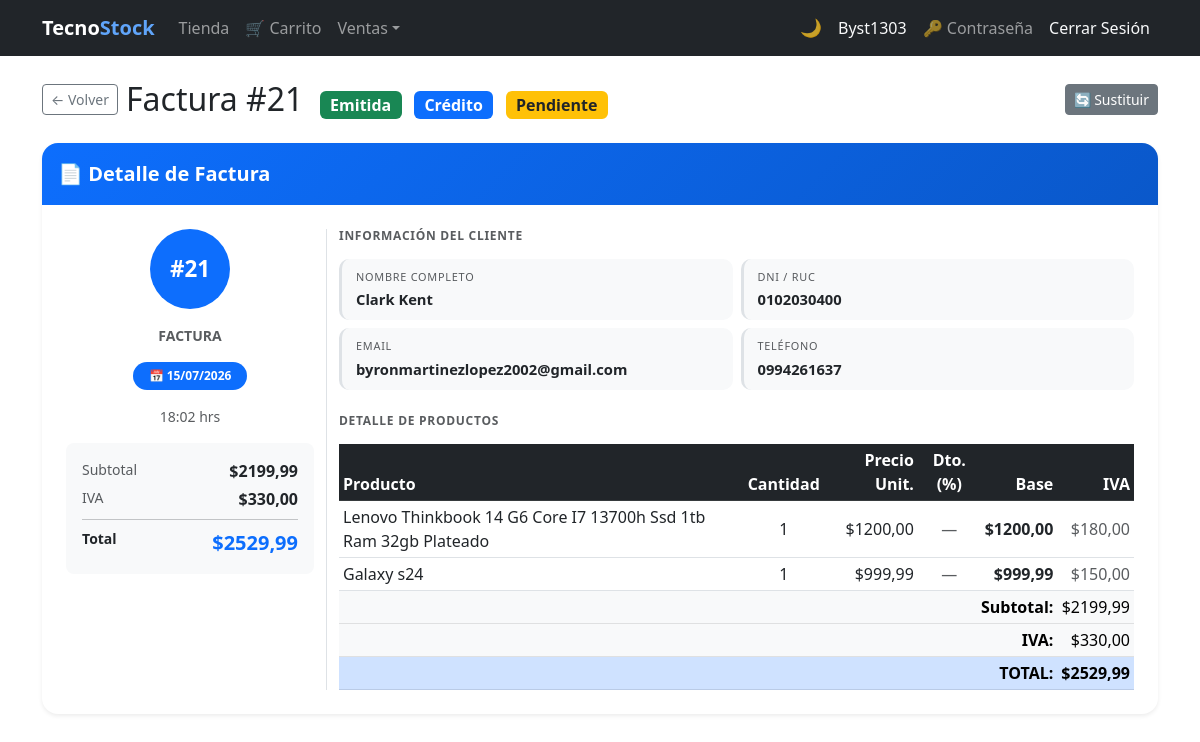
The page /invoices/21/ (signed in) on the database its author committed.
### billing/models.py (models this page shows, shortened)
class Invoice(models.Model):
    BORRADOR = 0
    EMITIDA  = 1
    ANULADA  = 2
    ESTADO_CHOICES = [
        (BORRADOR, 'Borrador'),
        (EMITIDA,  'Emitida'),
        (ANULADA,  'Anulada'),
    ]
    PENDIENTE = 'PENDIENTE'
    PAGADA    = 'PAGADA'
    ESTADO_COBRO_CHOICES = [
        (PENDIENTE, 'Pendiente'),
        (PAGADA,    'Pagada'),
    ]
    CONTADO = 'contado'
    CREDITO = 'credito'
    TIPO_PAGO_CHOICES = [
        (CONTADO, 'Contado'),
        (CREDITO, 'Crédito'),
    ]
    customer     = models.ForeignKey(Customer, on_delete=models.PROTECT, related_name='invoices')
    invoice_date = models.DateTimeField(auto_now_add=True)
    subtotal     = models.DecimalField(max_digits=12, decimal_places=2, default=0)
    tax          = models.DecimalField(max_digits=12, decimal_places=2, default=0)
    total        = models.DecimalField(max_digits=12, decimal_places=2, default=0)
    estado       = models.PositiveSmallIntegerField(
                       choices=ESTADO_CHOICES, default=BORRADOR, verbose_name='Estado')
    is_active    = models.BooleanField(default=True)
    PAYMENT_CHOICES = [('card', 'Tarjeta'), ('paypal', 'PayPal')]
    payment_method  = models.CharField(
                          max_length=10, choices=PAYMENT_CHOICES, null=True, blank=True,
                          verbose_name='Método de pago')
    paypal_order_id = models.CharField(max_length=64, null=True, blank=True)
    saldo        = models.DecimalField(
                       max_digits=12, decimal_places=2, default=0,
                       verbose_name='Saldo pendiente de cobro')
    estado_cobro = models.CharField(
                       max_length=10, choices=ESTADO_COBRO_CHOICES,
                       default=PENDIENTE, verbose_name='Estado de cobro')
    tipo_pago    = models.CharField(
                       max_length=10, choices=TIPO_PAGO_CHOICES,
                       default=CREDITO, verbose_name='Tipo de pago')
    class Meta:
        ordering = ['-invoice_date']
        permissions = [
            ('export_pdf', 'Can export PDF'),
            ('export_excel', 'Can export Excel'),
        ]
    @property
    def can_confirm(self):     return self.estado == self.BORRADOR
    @property
    def can_edit(self):        return self.estado == self.BORRADOR
    @property
    def can_delete(self):      return self.estado == self.BORRADOR
    @property
    def can_cancel(self):      return self.estado == self.EMITIDA
    @property
    def can_substitute(self):  return self.estado == self.EMITIDA
    @property
    def can_credit_note(self): return self.estado == self.EMITIDA
    @property
    def estado_badge_class(self):
        return {
            self.BORRADOR: 'bg-secondary',
            self.EMITIDA:  'bg-success',
            self.ANULADA:  'bg-danger',
        }.get(self.estado, 'bg-secondary')
    @property
    def estado_cobro_badge_class(self):
        return 'bg-success' if self.estado_cobro == self.PAGADA else 'bg-warning text-dark'
    @property
    def pendiente_de_pago(self):
        return self.estado == self.EMITIDA and self.saldo > 0
    @property
    def tipo_pago_badge_class(self):
        return 'bg-info text-dark' if self.tipo_pago == self.CONTADO else 'bg-primary'

class Customer(models.Model):
    user       = models.OneToOneField(
                     settings.AUTH_USER_MODEL, null=True, blank=True,
                     on_delete=models.SET_NULL, related_name='customer_account',
                     verbose_name='Cuenta de usuario')
    dni        = models.CharField(max_length=13, unique=True, verbose_name='DNI/RUC', validators=[validate_cedula_ec])
    first_name = models.CharField(max_length=100, validators=[validate_only_letters])
    last_name  = models.CharField(max_length=100, validators=[validate_only_letters])
    email      = models.EmailField(blank=True, null=True)
    phone      = models.CharField(max_length=20, blank=True, null=True, validators=[validate_phone_ec])
    address    = models.TextField(blank=True, null=True)
    photo      = models.ImageField(upload_to='customer/', blank=True, null=True, verbose_name='Foto')
    is_active  = models.BooleanField(default=True)
    created_at = models.DateTimeField(auto_now_add=True)
    updated_at = models.DateTimeField(auto_now=True)
    class Meta:
        ordering = ['last_name', 'first_name']
        permissions = [
            ('export_customer_pdf', 'Can export Customer PDF'),
            ('export_customer_excel', 'Can export Customer Excel'),
        ]
    @property
    def full_name(self): return f'{self.first_name} {self.last_name}'

class InvoiceDetail(models.Model):
    invoice      = models.ForeignKey(Invoice, on_delete=models.CASCADE, related_name='details')
    product      = models.ForeignKey(Product, on_delete=models.PROTECT, related_name='invoice_details')
    quantity     = models.IntegerField(default=1, validators=[MinValueValidator(1)])
    unit_price   = models.DecimalField(max_digits=12, decimal_places=2)
    discount_pct = models.DecimalField(
        max_digits=5, decimal_places=2, default=0,
        verbose_name='Descuento (%)',
        validators=[MinValueValidator(Decimal('0')), MaxValueValidator(Decimal('100'))],
    )
    subtotal     = models.DecimalField(max_digits=12, decimal_places=2, default=0)
    tax_amount   = models.DecimalField(max_digits=12, decimal_places=2, default=0, verbose_name='IVA')

class Product(models.Model):
    name = models.CharField(max_length=200, verbose_name='Product Name')
    description = models.TextField(blank=True, null=True)
    brand = models.ForeignKey(Brand, on_delete=models.PROTECT, related_name='products')
    group = models.ForeignKey(ProductGroup, on_delete=models.PROTECT, related_name='products')
    suppliers = models.ManyToManyField(Supplier, related_name='products', blank=True)
    photo      = models.ImageField(upload_to='products/', blank=True, null=True, verbose_name='Foto')
    unit_price = models.DecimalField(max_digits=12, decimal_places=2)
    tax_rate   = models.DecimalField(
                     max_digits=5, decimal_places=4, default=Decimal('0.15'),
                     verbose_name='Tasa IVA',
                     validators=[MinValueValidator(Decimal('0')), MaxValueValidator(Decimal('1'))],
                 )
    stock = models.IntegerField(default=0)
    is_active = models.BooleanField(default=True)
    created_at = models.DateTimeField(auto_now_add=True)
    updated_at = models.DateTimeField(auto_now=True)
    class Meta:
        verbose_name = 'Product'
        verbose_name_plural = 'Products'
        ordering = ['name']
        permissions = [
            ('export_product_pdf', 'Can export Product PDF'),
            ('export_product_excel', 'Can export Product Excel'),
        ]

### billing/views.py (the view)
# urls.py: path('invoices/<int:pk>/', views.invoice_detail, name='invoice_detail'),
@login_required
def invoice_detail(request, pk):
    invoice = get_object_or_404(
        Invoice.objects.select_related('customer')
                       .prefetch_related('details__product', 'credit_notes'),
        pk=pk
    )
    return render(request, 'billing/invoice_detail.html', {'invoice': invoice})

### billing/templates/billing/invoice_detail.html (shortened to what this page needs)
{% extends 'billing/base.html' %}
{% load security_tags %}
{% block content %}
<div class="d-flex flex-wrap align-items-center gap-2 mb-4">
  <a href="{% url 'billing:invoice_list' %}" class="btn btn-outline-secondary btn-sm">&#8592; Volver</a>
  <h2 class="mb-0 me-auto">
    Factura #{{ invoice.id }}
    <span class="badge {{ invoice.estado_badge_class }} fs-6 ms-2">{{ invoice.get_estado_display }}</span>
    {% if invoice.estado == invoice.EMITIDA %}
    <span class="badge {{ invoice.tipo_pago_badge_class }} fs-6 ms-1">{{ invoice.get_tipo_pago_display }}</span>
    <span class="badge {{ invoice.estado_cobro_badge_class }} fs-6 ms-1">{{ invoice.get_estado_cobro_display }}</span>
    {% endif %}
  </h2>
  {% if invoice.can_substitute %}
    <a href="{% url 'billing:invoice_substitute' invoice.pk %}" class="btn btn-secondary btn-sm">&#128260; Sustituir</a>
  {% endif %}
</div>
<div class="card border-0 shadow-sm rounded-4 overflow-hidden mb-4">
  <div class="card-header border-0 py-3 inv-card-header">
    <span class="text-white fw-bold fs-5">&#128196; Detalle de Factura</span>
  </div>
  <div class="card-body p-4">
    <div class="row g-4">
      <div class="col-md-3 text-center border-end pb-4 pb-md-0">
        <div class="inv-avatar mx-auto mb-3">#{{ invoice.id }}</div>
        <p class="text-muted small fw-semibold text-uppercase mb-3">Factura</p>
        <div class="mb-3">
          <span class="badge rounded-pill bg-primary px-3 py-2">
            &#128197;&nbsp;{{ invoice.invoice_date|date:"d/m/Y" }}
          </span>
        </div>
        <div class="mb-1 text-muted small">{{ invoice.invoice_date|date:"H:i" }} hrs</div>
        <div class="inv-summary-box rounded-3 p-3 text-start mt-3">
          <div class="d-flex justify-content-between mb-1">
            <small class="text-muted">Subtotal</small>
            <span class="fw-semibold">${{ invoice.subtotal }}</span>
          </div>
          <div class="d-flex justify-content-between mb-1">
            <small class="text-muted">IVA</small>
            <span class="fw-semibold">${{ invoice.tax }}</span>
          </div>
          <hr class="my-2">
          <div class="d-flex justify-content-between">
            <small class="fw-bold">Total</small>
            <span class="fw-bold text-primary fs-5">${{ invoice.total }}</span>
          </div>
        </div>
      </div>
      <div class="col-md-9">
        <h6 class="text-muted text-uppercase fw-semibold mb-3 dm-section-label">Información del Cliente</h6>
        <div class="row g-2 mb-4">
          <div class="col-sm-6">
            <div class="dm-field">
              <small class="dm-label">Nombre completo</small>
              <div class="dm-value">{{ invoice.customer.full_name }}</div>
            </div>
          </div>
          <div class="col-sm-6">
            <div class="dm-field">
              <small class="dm-label">DNI / RUC</small>
              <div class="dm-value">{{ invoice.customer.dni }}</div>
            </div>
          </div>
          {% if invoice.customer.email %}
          <div class="col-sm-6">
            <div class="dm-field">
              <small class="dm-label">Email</small>
              <div class="dm-value">{{ invoice.customer.email }}</div>
            </div>
          </div>
          {% endif %}
          {% if invoice.customer.phone %}
          <div class="col-sm-6">
            <div class="dm-field">
              <small class="dm-label">Teléfono</small>
              <div class="dm-value">{{ invoice.customer.phone }}</div>
            </div>
          </div>
          {% endif %}
        </div>
        <h6 class="text-muted text-uppercase fw-semibold mb-3 dm-section-label">Detalle de Productos</h6>
        <div class="table-responsive">
          <table class="table table-sm table-hover align-middle mb-0">
            <thead class="table-dark">
              <tr>
                <th>Producto</th>
                <th class="text-center">Cantidad</th>
                <th class="text-end">Precio Unit.</th>
                <th class="text-center">Dto. (%)</th>
                <th class="text-end">Base</th>
                <th class="text-end">IVA</th>
              </tr>
            </thead>
            <tbody>
              {% for det in invoice.details.all %}
              <tr>
                <td>{{ det.product.name }}</td>
                <td class="text-center">{{ det.quantity }}</td>
                <td class="text-end">${{ det.unit_price }}</td>
                <td class="text-center">
                  {% if det.discount_pct %}
                    <span class="badge bg-warning text-dark">{{ det.discount_pct }}%</span>
                  {% else %}
                    <span class="text-muted">—</span>
                  {% endif %}
                </td>
                <td class="text-end fw-semibold">${{ det.subtotal }}</td>
                <td class="text-end text-muted">${{ det.tax_amount }}</td>
              </tr>
              {% empty %}
              <tr><td colspan="6" class="text-center text-muted">Sin líneas de detalle.</td></tr>
              {% endfor %}
            </tbody>
            <tfoot class="table-light">
              <tr>
                <td colspan="5" class="text-end fw-semibold">Subtotal:</td>
                <td class="text-end">${{ invoice.subtotal }}</td>
              </tr>
              <tr>
                <td colspan="5" class="text-end fw-semibold">IVA:</td>
                <td class="text-end">${{ invoice.tax }}</td>
              </tr>
              <tr class="table-primary">
                <td colspan="5" class="text-end fw-bold fs-6">TOTAL:</td>
                <td class="text-end fw-bold fs-6">${{ invoice.total }}</td>
              </tr>
            </tfoot>
          </table>
        </div>
      </div>
    </div>
  </div>
</div>
{% endblock %}

### billing/templates/billing/base.html (shortened to what this page needs)
{% load security_tags %}
<!DOCTYPE html>
<html lang="es">
<head>
  <link href="https://cdn.jsdelivr.net/npm/bootstrap@5.3.0/dist/css/bootstrap.min.css" rel="stylesheet">
</head>
<body>
<nav class="navbar navbar-expand-lg navbar-dark bg-dark">
  <div class="container">
    <a class="navbar-brand fw-bold" href="{% url 'billing:home' %}">Tecno<span class="nav-brand-accent">Stock</span></a>
    <div class="collapse navbar-collapse" id="nav">
      <ul class="navbar-nav me-auto">
        {% if user.is_authenticated %}
        {% if user|has_group:'Cliente' %}
        <li class="nav-item"><a class="nav-link" href="{% url 'store:catalog' %}">Tienda</a></li>
        <li class="nav-item"><a class="nav-link" href="{% url 'store:cart' %}">&#128722; Carrito</a></li>
        {% endif %}
        <li class="nav-item dropdown">
          <a class="nav-link dropdown-toggle" href="#" role="button" data-bs-toggle="dropdown" aria-expanded="false">Ventas</a>
        </li>
        {% endif %}
      </ul>
      <ul class="navbar-nav align-items-center">
        <li class="nav-item"><button type="button" class="theme-toggle-btn" id="theme-toggle" onclick="toggleTheme()" title="Cambiar tema claro / oscuro"><span id="theme-icon">&#127769;</span></button></li>
        <li class="nav-item">{% if user.is_authenticated %}<a class="nav-link text-light" href="{% url 'billing:dashboard' %}">{{ user.username }}</a>{% endif %}</li>
        <li class="nav-item">{% if user.is_authenticated %}<a class="nav-link" href="{% url 'password_change' %}" title="Cambiar contraseña">&#128273; Contraseña</a>{% endif %}</li>
        <li class="nav-item">{% if user.is_authenticated %}<form method="post" action="{% url 'logout' %}" class="d-inline">{% csrf_token %}<button type="submit" class="nav-link btn btn-link text-light btn-nav-link">Cerrar Sesión</button></form>{% else %}<a class="nav-link" href="{% url 'login' %}">Iniciar Sesión</a>{% endif %}</li>
      </ul>
    </div>
  </div>
</nav>
<div class="container mt-4">
  {% block content %}{% endblock %}
</div>
</body>
</html>

### rows shown on the page
Invoice: id "21", estado "Emitida", tipo_pago "Crédito", estado_cobro "Pendiente", invoice_date "15/07/2026", invoice_date "18:02", subtotal "2199,99", tax "330,00", total "2529,99", customer.full_name "Clark Kent", customer.dni "0102030400", customer.email "byronmartinezlopez2002@gmail.com", customer.phone "0994261637"
InvoiceDetail: product.name "Lenovo Thinkbook 14 G6 Core I7 13700h Ssd 1tb Ram 32gb Plateado", quantity "1", unit_price "1200,00", subtotal "1200,00", tax_amount "180,00"
InvoiceDetail: product.name "Galaxy s24", quantity "1", unit_price "999,99", subtotal "999,99", tax_amount "150,00"

### other values the page prints
{{ user.username }} "Byst1303"
